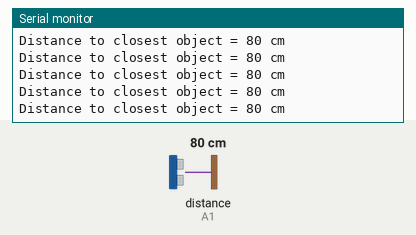
A program run on a simulated SparkFun Pro Micro, built with avr-gcc and run on an emulated ATmega32U4. Shown: the last lines printed to the serial monitor. Wiring (inferred from the names in the program): ultrasonic range finder: trigger A0; echo A1. The test bench sets the inputs (shaded band); at power-on: distance to the obstacle (sensor on A1) 80 cm. The echo pulse lasts 58.3 µs per cm.

Above: at 1.2 s.
1.3 s: distance to the obstacle (sensor on A1) set to 2 cm
At 1.51 s:
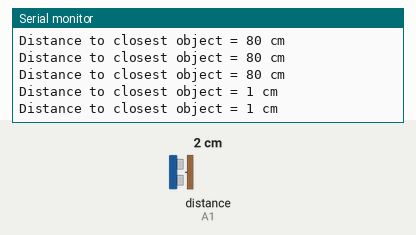
2.8 s: distance to the obstacle (sensor on A1) set to 4 cm
At 2.86 s:
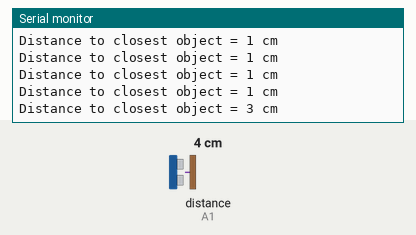
Timing chart, 0 to 5.8 s (numbered marks = the images above; inputs shaded):
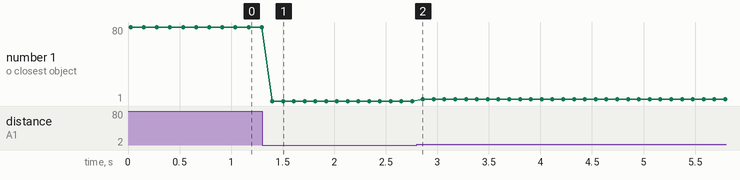

Measured:
- after the input at 1.3 s, the serial monitor: prints a new line after 0.10 s (image 1)
- after the input at 2.8 s, the serial monitor: prints a new line after 0.06 s (image 2)
- plotted number 1: 80 → 1 after the input at 1.3 s, 1 → 3 after the input at 2.8 s

The program:

main.cpp
```cpp
#include <Arduino.h>
#include "UltraSonic.hpp"

int trigPin = A0;
int echoPin = A1;

UltraSonic ultraSonic(trigPin, echoPin);

int distanceToObject;

void setup() {
	Serial.begin(9600);
}

void loop() {
	distanceToObject = ultraSonic.getFilteredObjectDistance();
	Serial.print("Distance to closest object = ");
	Serial.print(distanceToObject);
	Serial.println(" cm");

	delay(100);
}
```

UltraSonic.cpp
```cpp
#include "Arduino.h"
#include "UltraSonic.hpp"

// Function for swapping elements
#define swap(a,b) a ^= b; b ^= a; a ^= b;
// Function for sorting between two elements
#define sort(a,b) if(a>b){ swap(a,b); }


UltraSonic::UltraSonic(int trigPin, int echoPin)
{
	pinMode(trigPin,OUTPUT);
   	pinMode(echoPin,INPUT);
	this->trigPin = trigPin;
	this->echoPin = echoPin;
}

void UltraSonic::timing()
{
  digitalWrite(trigPin, LOW);
  delayMicroseconds(2);
  digitalWrite(trigPin, HIGH);
  delayMicroseconds(10);
  digitalWrite(trigPin, LOW);
  duration = pulseIn(echoPin,HIGH);
}

long UltraSonic::getObjectDistance() {
  timing();
  distanceCM = (duration /29) / 2; // Because the ultrasonic wave travels at 330m/s, we need to devide by 29 to get us/cm //TODO: Verify this
  return distanceCM;

}

long UltraSonic::getFilteredObjectDistance() {
	long lastReadings[5];
	for(int i = 0; i < 5; ++i) {
		lastReadings[i] = getObjectDistance();
	}
	long medianVal = median(lastReadings[0], lastReadings[1], lastReadings[2], lastReadings[3], lastReadings[4]);
	return medianVal;
}

long UltraSonic::median(long a, long b, long c, long d, long e) {
    sort(a,b);
    sort(d,e);
    sort(a,c);
    sort(b,c);
    sort(a,d);
    sort(c,d);
    sort(b,e);
    sort(b,c);
    // this last one is obviously unnecessary for the median
    //sort(d,e);

    return c;
}
```

UltraSonic.hpp
```cpp
#pragma once

#include "Arduino.h"

#define MAX_CM_VALUE 100
class UltraSonic {
private:
	int trigPin;
	int echoPin;
	long duration;
	long distanceCM;
	long filteredObjDistance = 0;
public:
	UltraSonic(int triggerPin, int echoPin);
	void timing();
	long getObjectDistance();
	long getFilteredObjectDistance();
	long median(long a, long b, long c, long d, long e);
};
```

powermeter30A.cpp
```cpp
#include <Arduino.h>
#include "powermeter30A.hpp"


// Default constructor, all variables are already set, no need to do anything
PowerMeter30A::PowerMeter30A() {

}

// Default Destructor, no need to do anything
PowerMeter30A::~PowerMeter30A() {

}

double PowerMeter30A::getCurrent() {
	m_rawValue = analogRead(m_powerMeterPin);
	m_voltage = (m_rawValue/1024.0) * 5000;
	m_current = ((m_voltage - m_acOffset) /m_mVPerAmp);
	return m_current;
}
```

powermeter30A.hpp
```cpp
#pragma once

/*
	Because it is a -30 to +30 Module, the resolution is 66mV per ampere on the output pin.
*/


class PowerMeter30A {
private:
	// Current
	double m_current{0};
	// Voltage
	double m_voltage{0};
	// Value used for reading sensor value
	int m_rawValue{0};
	// Scale factor
	int m_mVPerAmp{66};
	// The AC-offset
	int m_acOffset{2500};
	// Pin to read
	const int m_powerMeterPin = A1;

public:
	// Constructor, Nothing to set so just a defalut
	PowerMeter30A();
	// Destructor
	~PowerMeter30A();
	// Returns Current in Amps
	double getCurrent();
};
```
